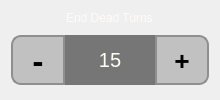
          <widget class="QFrame" name="end_dead_turn_frame">
           <property name="sizePolicy">
            <sizepolicy hsizetype="Preferred" vsizetype="Fixed">
             <horstretch>0</horstretch>
             <verstretch>0</verstretch>
            </sizepolicy>
           </property>
           <property name="styleSheet">
            <string notr="true">QLabel {
	font: 15pt &quot;Segoe UI&quot;;
	color: rgb(255, 251, 244);
}</string>
           </property>
           <property name="frameShape">
            <enum>QFrame::NoFrame</enum>
           </property>
           <property name="frameShadow">
            <enum>QFrame::Plain</enum>
           </property>
           <layout class="QVBoxLayout" name="verticalLayout_6">
            <item alignment="Qt::AlignHCenter">
             <widget class="QLabel" name="end_dead_turn_header">
              <property name="sizePolicy">
               <sizepolicy hsizetype="Preferred" vsizetype="Fixed">
                <horstretch>0</horstretch>
                <verstretch>0</verstretch>
               </sizepolicy>
              </property>
              <property name="styleSheet">
               <string notr="true"/>
              </property>
              <property name="text">
               <string>End Dead Turns</string>
              </property>
             </widget>
            </item>
            <item alignment="Qt::AlignHCenter">
             <widget class="QWidget" name="end_dead_turn_widget" native="true">
              <property name="enabled">
               <bool>true</bool>
              </property>
              <property name="sizePolicy">
               <sizepolicy hsizetype="Fixed" vsizetype="Preferred">
                <horstretch>0</horstretch>
                <verstretch>0</verstretch>
               </sizepolicy>
              </property>
              <property name="styleSheet">
               <string notr="true"/>
              </property>
              <layout class="QHBoxLayout" name="horizontalLayout_4">
               <property name="spacing">
                <number>0</number>
               </property>
               <property name="sizeConstraint">
                <enum>QLayout::SetDefaultConstraint</enum>
               </property>
               <property name="leftMargin">
                <number>0</number>
               </property>
               <property name="topMargin">
                <number>0</number>
               </property>
               <property name="rightMargin">
                <number>0</number>
               </property>
               <property name="bottomMargin">
                <number>0</number>
               </property>
               <item>
                <widget class="QPushButton" name="end_dead_turns_dec_button">
                 <property name="sizePolicy">
                  <sizepolicy hsizetype="Fixed" vsizetype="Preferred">
                   <horstretch>0</horstretch>
                   <verstretch>0</verstretch>
                  </sizepolicy>
                 </property>
                 <property name="minimumSize">
                  <size>
                   <width>54</width>
                   <height>50</height>
                  </size>
                 </property>
                 <property name="maximumSize">
                  <size>
                   <width>50</width>
                   <height>50</height>
                  </size>
                 </property>
                 <property name="font">
                  <font>
                   <family>Rockwell Condensed</family>
                   <pointsize>24</pointsize>
                   <weight>75</weight>
                   <bold>true</bold>
                  </font>
                 </property>
                 <property name="focusPolicy">
                  <enum>Qt::NoFocus</enum>
                 </property>
                 <property name="contextMenuPolicy">
                  <enum>Qt::NoContextMenu</enum>
                 </property>
                 <property name="styleSheet">
                  <string notr="true">QPushButton {
    border: 2px solid #8f8f91;
	border-bottom-left-radius: 10px;
	border-top-left-radius: 10px; 
	background-color: rgb(193, 193, 193);
	min-width: 50px;
 }
QPushButton:pressed {
	border: 2px solid #8f8f91;
	border-bottom-left-radius: 10px;
	border-top-left-radius: 10px; 
	background-color: rgb(208, 208, 208);
	min-width: 50px;
}</string>
                 </property>
                 <property name="text">
                  <string>-</string>
                 </property>
                </widget>
               </item>
               <item>
                <widget class="QLabel" name="end_dead_turns">
                 <property name="sizePolicy">
                  <sizepolicy hsizetype="Fixed" vsizetype="Preferred">
                   <horstretch>0</horstretch>
                   <verstretch>0</verstretch>
                  </sizepolicy>
                 </property>
                 <property name="minimumSize">
                  <size>
                   <width>90</width>
                   <height>50</height>
                  </size>
                 </property>
                 <property name="maximumSize">
                  <size>
                   <width>16777215</width>
                   <height>50</height>
                  </size>
                 </property>
                 <property name="font">
                  <font>
                   <family>Segoe UI</family>
                   <pointsize>15</pointsize>
                   <weight>50</weight>
                   <italic>false</italic>
                   <bold>false</bold>
                  </font>
                 </property>
                 <property name="styleSheet">
                  <string notr="true">background-color: rgb(118, 118, 118);
color: rgb(255, 255, 245);
border-width: 0px;</string>
                 </property>
                 <property name="lineWidth">
                  <number>0</number>
                 </property>
                 <property name="text">
                  <string>15</string>
                 </property>
                 <property name="alignment">
                  <set>Qt::AlignCenter</set>
                 </property>
                </widget>
               </item>
               <item>
                <widget class="QPushButton" name="end_dead_turns_inc_button">
                 <property name="sizePolicy">
                  <sizepolicy hsizetype="Fixed" vsizetype="Preferred">
                   <horstretch>0</horstretch>
                   <verstretch>0</verstretch>
                  </sizepolicy>
                 </property>
                 <property name="minimumSize">
                  <size>
                   <width>54</width>
                   <height>50</height>
                  </size>
                 </property>
                 <property name="maximumSize">
                  <size>
                   <width>50</width>
                   <height>50</height>
                  </size>
                 </property>
                 <property name="font">
                  <font>
                   <family>Rockwell Extra Bold</family>
                   <pointsize>20</pointsize>
                   <weight>75</weight>
                   <bold>true</bold>
                  </font>
                 </property>
                 <property name="focusPolicy">
                  <enum>Qt::NoFocus</enum>
                 </property>
                 <property name="contextMenuPolicy">
                  <enum>Qt::NoContextMenu</enum>
                 </property>
                 <property name="styleSheet">
                  <string notr="true">QPushButton {
    border: 2px solid #8f8f91;
	border-bottom-right-radius: 10px;
	border-top-right-radius: 10px; 
	background-color: rgb(193, 193, 193);
	min-width: 50px;
 }
QPushButton:pressed {
	border: 2px solid #8f8f91;
	border-bottom-right-radius: 10px;
	border-top-right-radius: 10px; 
	background-color: rgb(208, 208, 208);
	min-width: 50px;
}</string>
                 </property>
                 <property name="text">
                  <string>+</string>
                 </property>
                </widget>
               </item>
              </layout>
             </widget>
            </item>
           </layout>
          </widget>
